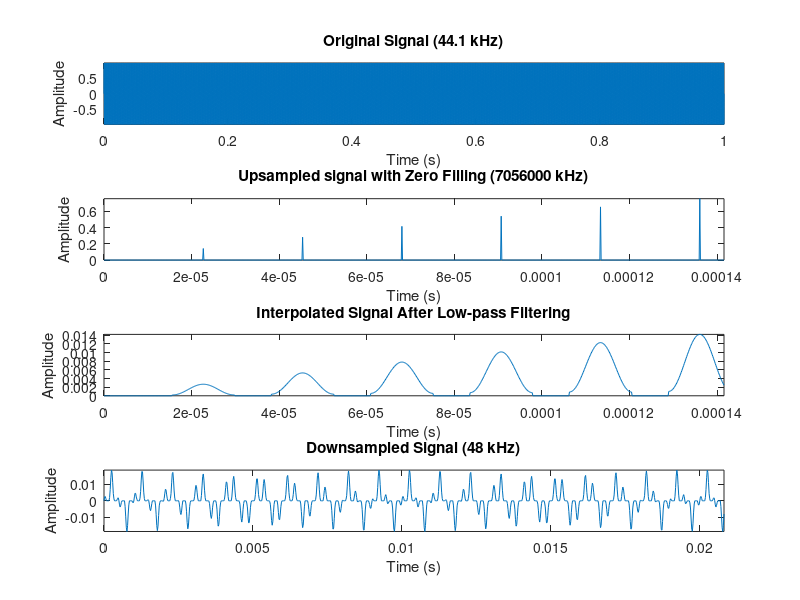

Write the MATLAB code that produced this figure. (Note: this script raises an error after producing the figure.)
% Given sample rates
Fs_in = 44100; % Input sample rate (44.1 kHz)
Fs_out = 48000; % Output sample rate (48 kHz)

% Find the least common multiple for upsampling and downsampling
[L, M] = rat(Fs_out / Fs_in); % Rational fraction approximation of conversion ratio

% Example signal: a simple sine wave for demonstration
t = 0:1/Fs_in:1; % Time vector for 1 second of audio
f = 1000;
x = sin(2 * pi * f * t); % Original signal (44.1 kHz sine wave)
t_159_upsampled = (159-1) / (L*Fs_in);


%% STEP 1: ZERO FILLING
% Upsample the signal by L (increasing the sample rate)
% Zero filling means adding L-1 zeros between every original sample
x_upsampled = upsample(x, L); % Insert L-1 zeros between samples
f_upsampled = 1/(t_159_upsampled);
%% STEP 2: LOW PASS FILTERING
% Design a low-pass filter (anti-aliasing filter)
% Use a low-pass FIR filter to remove aliasing
Fc = min(Fs_in, Fs_out) / 2; % Cutoff frequency (Nyquist frequency of the lower sample rate)
n = 100; % Filter order
h = fir1(n, 2 * Fc / (L * Fs_in)); % Low-pass filter design (normalized frequency)

% Filter the upsampled signal to remove high-frequency components introduced by zero filling
x_filtered = conv(x_upsampled, h, 'same'); % Apply low-pass filtering

%% STEP 3: DOWNSAMPLING
% Downsample the filtered signal by M (reducing the sample rate)
x_downsampled = downsample(x_filtered, M);

%% PLOTTING THE RESULTS
% Time vectors for plotting
t_upsampled = 0:1/(Fs_in*L):1;
t_downsampled = 0:1/Fs_out:(length(x_downsampled)-1)/Fs_out;

figure;
% Plot the original signal
subplot(4,1,1);
plot(t, x);
title('Original Signal (44.1 kHz)');
xlabel('Time (s)');
ylabel('Amplitude');
axis tight;

% Plot the upsampled signal with zero filling (inserted zeros)
subplot(4,1,2);
plot(t_upsampled(1:1000), x_upsampled(1:1000));
title(['Upsampled signal with Zero Filling (', num2str(L*Fs_in), ' kHz)']);
xlabel('Time (s)');
ylabel('Amplitude');
axis tight;

% Plot the signal after low-pass filtering (interpolated signal)
subplot(4,1,3);
plot(t_upsampled(1:1000), x_filtered(1:1000));
title('Interpolated Signal After Low-pass Filtering');
xlabel('Time (s)');
ylabel('Amplitude');
axis tight;

% Plot the final downsampled signal (converted signal)
subplot(4,1,4);
plot(t_downsampled(1:1000), x_downsampled(1:1000));
title('Downsampled Signal (48 kHz)');
xlabel('Time (s)');
ylabel('Amplitude');
axis tight;

%% FILTER FREQUENCY RESPONSE
% Plot the filter's magnitude response
figure;
fvtool(h, 'Fs', L*Fs_in);
title('Low-pass Filter Frequency Response');

% SOUND PLAYBACK (OPTIONAL)
% sound(x, Fs_in); % Original signal (44.1 kHz)
% sound(x_downsampled, Fs_out); % Converted signal (48 kHz)
